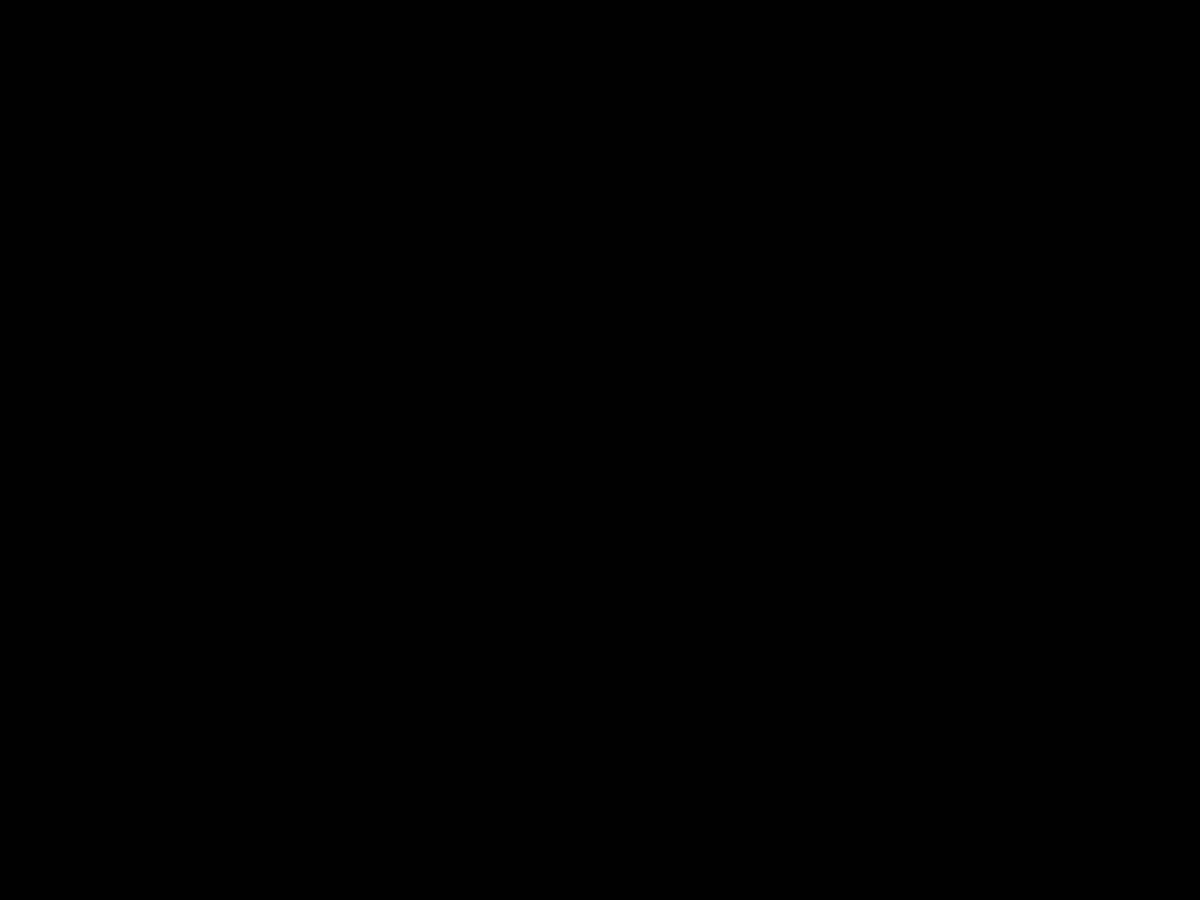
Frame 1 (no input)
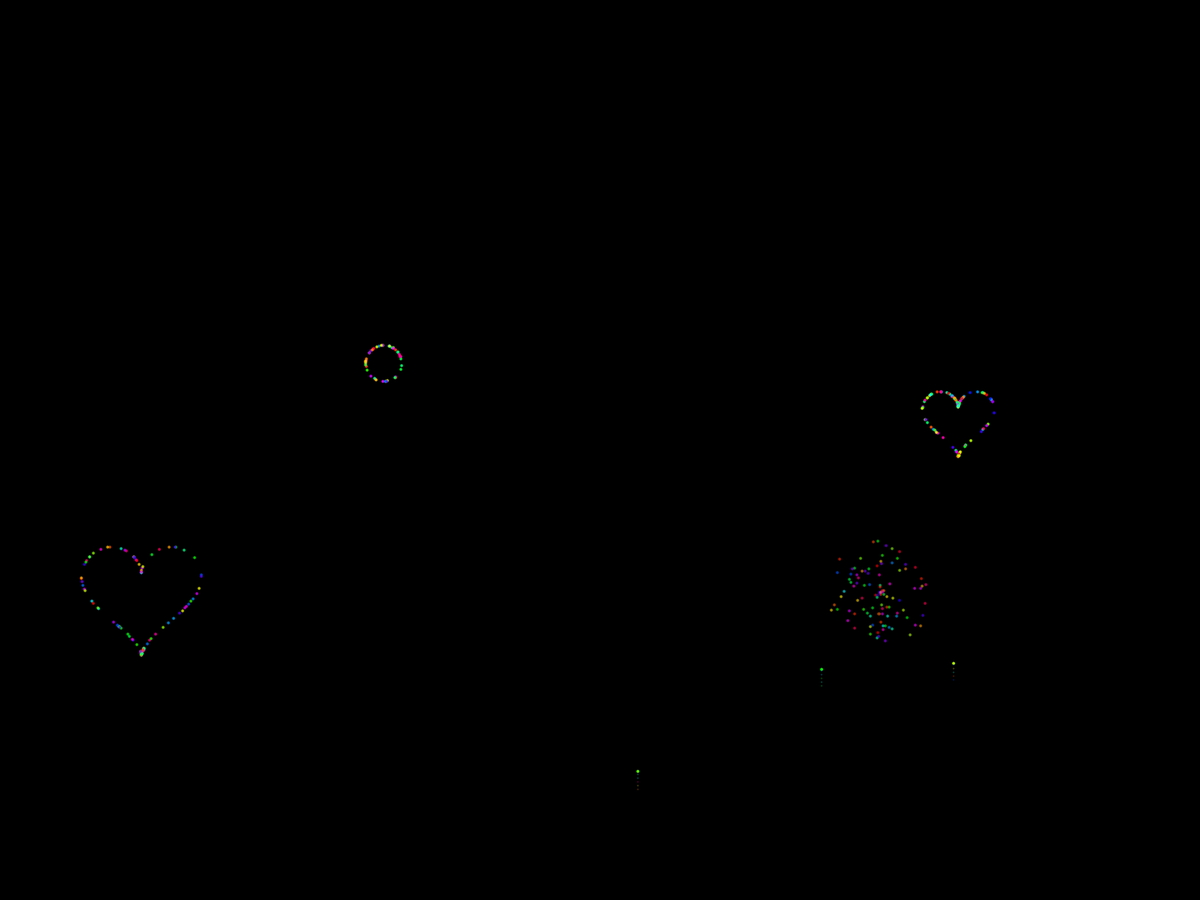
Frame 60 (the mouse pressed at the canvas centre just before this capture)
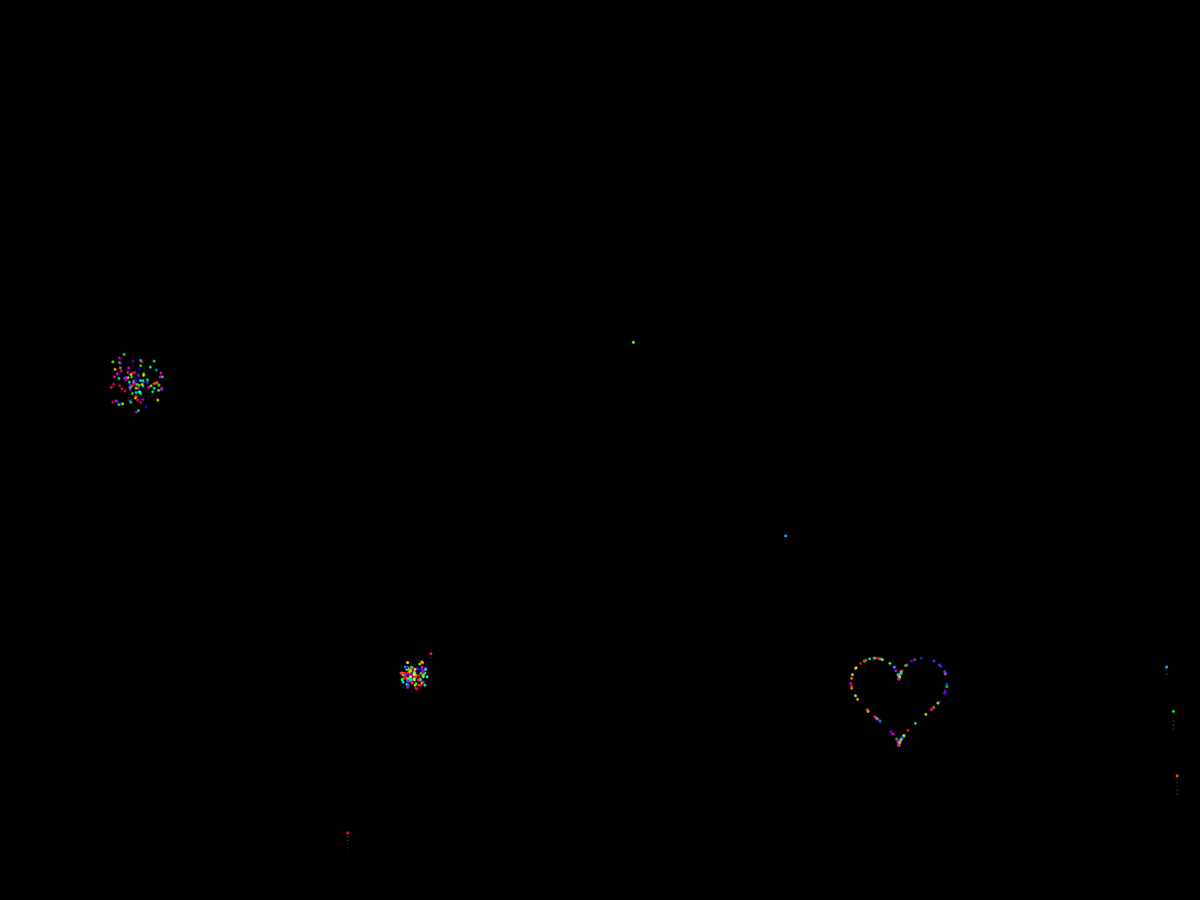
Frame 120 (the mouse held since frame 60 and released just before this capture)

The Processing sketch that drew these frames (run headless with seeded random() and noise(); from frame 60 on, the mouse is pressed at the canvas centre):

// Processing sketch: some_good_shtuff
// ── some_good_shtuff.pde
Fireworks Fireworks;

void setup() {
  fullScreen();
  Fireworks = new Fireworks(0.02, 9.8);
}

void draw() {
  background(0);
  Fireworks.RenderFireworks();
}

// ── Firework.pde
class Firework { //<>//
  private Particle Firework;
  private ArrayList<Particle> Trail;
  private ArrayList<Particle> Afterwork;
  private ArrayList<Particle> ToRemove;
  private PVector TopLocation;
  private final float Gravity;
  private final float Mass;
  private float LifeSpan;
  private final int Shape;
  private boolean Finished;
  private boolean BOOMED;

  Firework(PVector location, float gravity) {
    TopLocation=new PVector();
    Trail=new ArrayList<Particle>();
    Afterwork= new ArrayList<Particle>();
    ToRemove=new ArrayList<Particle>();
    Gravity=gravity;
    LifeSpan=200;
    Mass=0.125;
    Shape=floor(random(1, 4));
    Firework= new Particle(location.copy(), Mass, new PVector(0, Gravity), new PVector(0, random(-41, -25)), 0.001, Mass/16, 255); //NEED BETTER WAY OF CALC-ING VELOCITY 
    for (int i=0; i<5; i++) {
      Trail.add(new Particle(new PVector(0, (i+1)*5).add(location.copy()), Mass/2, new PVector(0, Gravity*2), Firework.GetVelocity(), 0.001, Mass/32, 80));
    }
  }

  void RenderFirework() {
    if (Firework !=null) {
      Firework.RenderParticle();
      TopLocation=Firework.GetLocation();
      if (Firework.GetVelocity().y>=-0) {
        BOOM();
      }
    }
    for (Particle TrailParticle : Trail) {
      TrailParticle.RenderParticle();
      if (TrailParticle.GetLocation().y<=TopLocation.y) {
        ToRemove.add(TrailParticle);
      }
    }
    if (!ToRemove.isEmpty()) {
      Trail.removeAll(ToRemove);
      ToRemove.clear();
    }
    if (LifeSpan<=0) {
      Finished=true;
      Afterwork=new ArrayList<Particle>();
    }
    for (Particle Afterwork : Afterwork) {
      Afterwork.SetAlpha(LifeSpan+55);
      Afterwork.RenderParticle();
    }
    if (BOOMED) LifeSpan-=18;
    if (!ToRemove.isEmpty()) {
      Afterwork.removeAll(ToRemove);
      ToRemove.clear();
    }
  }

  private void BOOM() {
    TopLocation=Firework.GetLocation();
    BOOMED=true;
    switch (Shape) {
    case 1:
      Peony();
      break;
    case 2:
      Heart();
      break; 
    case 3:
      Ring();
      break;
    }
    Firework=null;
  }

  void Peony() {
    for (int i=0; i<100; i++) {
      Afterwork.add(new Particle(Firework.GetLocation().copy(), Mass, new PVector(0, Gravity/2), PVector.random2D().mult(random(10)), 0.0011, Mass/4, LifeSpan+55));
    }
  }

  void Heart() {
    float t;
    for (int i=0; i<100; i++) {
      t=random(-PI, PI+0.5);
      Afterwork.add(new Particle(Firework.GetLocation().copy(), Mass, new PVector(0, Gravity/2), new PVector(-16*pow(sin(t), 3), -13*cos(t)+5*cos(2*t)+2*cos(3*t)+cos(4*t)), 0.0011, Mass/4, LifeSpan+55));
    }
  }

  void Ring() {
    for (int i=0; i<50; i++) {
      Afterwork.add(new Particle(Firework.GetLocation().copy(), Mass, new PVector(0, Gravity/2), PVector.random2D().mult(8), 0.0011, Mass/4, LifeSpan+55));
    }
  }

  float GetGravity() {
    return Gravity;
  }
  float GetMass() {
    return Mass;
  }
  String GetShape() {
    switch (Shape) {
    case 1:
      return "Peony";
    case 2:
      return "Heart";
    default:
      return "Ring";
    }
  }
  boolean Finished() {
    return Finished;
  }
}

// ── Fireworks.pde
class Fireworks { //<>//
  private ArrayList<Firework> Fireworks;
  private ArrayList<Firework> ToRemove;
  private final float Gravity;
  private final float Frequency;

  Fireworks(float frequency, float gravity) {
    Fireworks=new ArrayList<Firework>();
    ToRemove=new ArrayList<Firework>();
    Frequency=frequency;
    Gravity=gravity;
  }

  void RenderFireworks() {
    for (int i=0; i<10; i++) {
      if (random(0, 1)<=Frequency) { //<>//
        Fireworks.add(new Firework(new PVector(random(1, width-1), height), Gravity));
      }
    }    
    for (Firework Firework : Fireworks) {
      Firework.RenderFirework();
      if (Firework.Finished()) {
        ToRemove.add(Firework);
      }
    }
    if (!ToRemove.isEmpty()) {
      Fireworks.removeAll(ToRemove);
      ToRemove.clear();
    }
  }

  float GetGravity() {
    return Gravity;
  }
  float GetFrequency() {
    return Frequency;
  }
}

// ── Particle.pde
class Particle {
  private PVector Location;
  private PVector Velocity;
  private PVector Acceleration;
  private final PVector Force;
  private float Mass;
  private float MassLoss;
  private final float MassLimit;
  private float Size;
  private float HUE;
  private float Alpha;

  Particle(PVector location, float mass, PVector force, PVector startingVelocity, float massLoss, float massLimit, float alpha) {
    HUE = random(0, 255);
    Alpha=alpha;
    MassLoss=massLoss;
    Location = location.copy();
    Velocity=startingVelocity.copy();
    Acceleration=new PVector();
    Mass=mass;
    MassLimit=massLimit;
    Force=force.copy();
    Size=mass*32;
  }

  void RenderParticle() {
    colorMode(HSB);
    stroke(HUE, 255, 255, Alpha);
    strokeWeight(Size);
    if (Mass>MassLimit) {
      Mass-=MassLoss;
    }
    if (Mass<MassLimit) {
      Mass=MassLimit;
    }
    Acceleration=Force.copy().mult(Mass);
    Velocity.add(Acceleration);
    Location.add(Velocity);
    point(Location.x, Location.y);
  }

  PVector GetLocation() {
    return Location.copy();
  }
  PVector GetVelocity() {
    return Velocity.copy();
  }
  PVector GetAcceleration() {
    return Acceleration.copy();
  }
  PVector GetForce() {
    return Force.copy();
  }
  float GetMass() {
    return Mass;
  }
  float GetHue() {
    return HUE;
  }
  float GetAlpha() {
    return Alpha;
  }
  void SetHue(float hue) {
    HUE=hue;
  }
  void SetAlpha(float alpha) {
    Alpha=alpha;
  }
}
